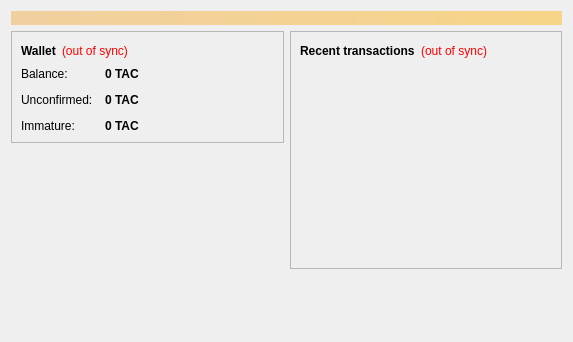
<?xml version="1.0" encoding="UTF-8"?>
<ui version="4.0">
 <class>OverviewPage</class>
 <widget class="QWidget" name="OverviewPage">
  <property name="geometry">
   <rect>
    <x>0</x>
    <y>0</y>
    <width>573</width>
    <height>342</height>
   </rect>
  </property>
  <property name="windowTitle">
   <string>Form</string>
  </property>
  <layout class="QVBoxLayout" name="topLayout">
   <item>
    <widget class="QLabel" name="labelAlerts">
     <property name="visible">
      <bool>false</bool>
     </property>
     <property name="styleSheet">
      <string notr="true">background-color: qlineargradient(x1: 0, y1: 0, x2: 1, y2: 0, stop:0 #F0D0A0, stop:1 #F8D488); color:#000000;</string>
     </property>
     <property name="wordWrap">
      <bool>true</bool>
     </property>
     <property name="margin">
      <number>3</number>
     </property>
    </widget>
   </item>
   <item>
    <layout class="QHBoxLayout" name="horizontalLayout" stretch="1,1">
     <item>
      <layout class="QVBoxLayout" name="verticalLayout_2">
       <item>
        <widget class="QFrame" name="frame">
         <property name="frameShape">
          <enum>QFrame::StyledPanel</enum>
         </property>
         <property name="frameShadow">
          <enum>QFrame::Raised</enum>
         </property>
         <layout class="QVBoxLayout" name="verticalLayout_4">
          <item>
           <layout class="QHBoxLayout" name="horizontalLayout_4">
            <item>
             <widget class="QLabel" name="label_5">
              <property name="font">
               <font>
                <weight>75</weight>
                <bold>true</bold>
               </font>
              </property>
              <property name="text">
               <string>Wallet</string>
              </property>
             </widget>
            </item>
            <item>
             <widget class="QLabel" name="labelWalletStatus">
              <property name="toolTip">
               <string>The displayed information may be out of date. Your wallet automatically synchronizes with the Tracoin network after a connection is established, but this process has not completed yet.</string>
              </property>
              <property name="styleSheet">
               <string notr="true">QLabel { color: red; }</string>
              </property>
              <property name="text">
               <string notr="true">(out of sync)</string>
              </property>
              <property name="alignment">
               <set>Qt::AlignLeading|Qt::AlignLeft|Qt::AlignVCenter</set>
              </property>
             </widget>
            </item>
            <item>
             <spacer name="horizontalSpacer_2">
              <property name="orientation">
               <enum>Qt::Horizontal</enum>
              </property>
              <property name="sizeHint" stdset="0">
               <size>
                <width>40</width>
                <height>20</height>
               </size>
              </property>
             </spacer>
            </item>
           </layout>
          </item>
          <item>
           <layout class="QFormLayout" name="formLayout_2">
            <property name="fieldGrowthPolicy">
             <enum>QFormLayout::AllNonFixedFieldsGrow</enum>
            </property>
            <property name="horizontalSpacing">
             <number>12</number>
            </property>
            <property name="verticalSpacing">
             <number>12</number>
            </property>
            <item row="0" column="0">
             <widget class="QLabel" name="label">
              <property name="text">
               <string>Balance:</string>
              </property>
             </widget>
            </item>
            <item row="0" column="1">
             <widget class="QLabel" name="labelBalance">
              <property name="font">
               <font>
                <weight>75</weight>
                <bold>true</bold>
               </font>
              </property>
              <property name="cursor">
               <cursorShape>IBeamCursor</cursorShape>
              </property>
              <property name="toolTip">
               <string>Your current balance</string>
              </property>
              <property name="text">
               <string notr="true">0 TAC</string>
              </property>
              <property name="textInteractionFlags">
               <set>Qt::LinksAccessibleByMouse|Qt::TextSelectableByKeyboard|Qt::TextSelectableByMouse</set>
              </property>
             </widget>
            </item>
            <item row="1" column="0">
             <widget class="QLabel" name="label_3">
              <property name="text">
               <string>Unconfirmed:</string>
              </property>
             </widget>
            </item>
            <item row="1" column="1">
             <widget class="QLabel" name="labelUnconfirmed">
              <property name="font">
               <font>
                <weight>75</weight>
                <bold>true</bold>
               </font>
              </property>
              <property name="cursor">
               <cursorShape>IBeamCursor</cursorShape>
              </property>
              <property name="toolTip">
               <string>Total of transactions that have yet to be confirmed, and do not yet count toward the current balance</string>
              </property>
              <property name="text">
               <string notr="true">0 TAC</string>
              </property>
              <property name="textInteractionFlags">
               <set>Qt::LinksAccessibleByMouse|Qt::TextSelectableByKeyboard|Qt::TextSelectableByMouse</set>
              </property>
             </widget>
            </item>
            <item row="2" column="0">
             <widget class="QLabel" name="labelImmatureText">
              <property name="text">
               <string>Immature:</string>
              </property>
             </widget>
            </item>
            <item row="2" column="1">
             <widget class="QLabel" name="labelImmature">
              <property name="font">
               <font>
                <weight>75</weight>
                <bold>true</bold>
               </font>
              </property>
              <property name="toolTip">
               <string>Mined balance that has not yet matured</string>
              </property>
              <property name="text">
               <string notr="true">0 TAC</string>
              </property>
              <property name="textInteractionFlags">
               <set>Qt::LinksAccessibleByMouse|Qt::TextSelectableByKeyboard|Qt::TextSelectableByMouse</set>
              </property>
             </widget>
            </item>
           </layout>
          </item>
         </layout>
        </widget>
       </item>
       <item>
        <spacer name="verticalSpacer">
         <property name="orientation">
          <enum>Qt::Vertical</enum>
         </property>
         <property name="sizeHint" stdset="0">
          <size>
           <width>20</width>
           <height>40</height>
          </size>
         </property>
        </spacer>
       </item>
      </layout>
     </item>
     <item>
      <layout class="QVBoxLayout" name="verticalLayout_3">
       <item>
        <widget class="QFrame" name="frame_2">
         <property name="frameShape">
          <enum>QFrame::StyledPanel</enum>
         </property>
         <property name="frameShadow">
          <enum>QFrame::Raised</enum>
         </property>
         <layout class="QVBoxLayout" name="verticalLayout">
          <item>
           <layout class="QHBoxLayout" name="horizontalLayout_2">
            <item>
             <widget class="QLabel" name="label_4">
              <property name="text">
               <string>&lt;b&gt;Recent transactions&lt;/b&gt;</string>
              </property>
             </widget>
            </item>
            <item>
             <widget class="QLabel" name="labelTransactionsStatus">
              <property name="toolTip">
               <string>The displayed information may be out of date. Your wallet automatically synchronizes with the Tracoin network after a connection is established, but this process has not completed yet.</string>
              </property>
              <property name="styleSheet">
               <string notr="true">QLabel { color: red; }</string>
              </property>
              <property name="text">
               <string notr="true">(out of sync)</string>
              </property>
              <property name="alignment">
               <set>Qt::AlignRight|Qt::AlignTrailing|Qt::AlignVCenter</set>
              </property>
             </widget>
            </item>
            <item>
             <spacer name="horizontalSpacer">
              <property name="orientation">
               <enum>Qt::Horizontal</enum>
              </property>
              <property name="sizeHint" stdset="0">
               <size>
                <width>40</width>
                <height>20</height>
               </size>
              </property>
             </spacer>
            </item>
           </layout>
          </item>
          <item>
           <widget class="QListView" name="listTransactions">
            <property name="styleSheet">
             <string notr="true">QListView { background: transparent; }</string>
            </property>
            <property name="frameShape">
             <enum>QFrame::NoFrame</enum>
            </property>
            <property name="verticalScrollBarPolicy">
             <enum>Qt::ScrollBarAlwaysOff</enum>
            </property>
            <property name="horizontalScrollBarPolicy">
             <enum>Qt::ScrollBarAlwaysOff</enum>
            </property>
            <property name="selectionMode">
             <enum>QAbstractItemView::NoSelection</enum>
            </property>
           </widget>
          </item>
         </layout>
        </widget>
       </item>
       <item>
        <spacer name="verticalSpacer_2">
         <property name="orientation">
          <enum>Qt::Vertical</enum>
         </property>
         <property name="sizeHint" stdset="0">
          <size>
           <width>20</width>
           <height>40</height>
          </size>
         </property>
        </spacer>
       </item>
      </layout>
     </item>
    </layout>
   </item>
  </layout>
 </widget>
 <resources/>
 <connections/>
</ui>
